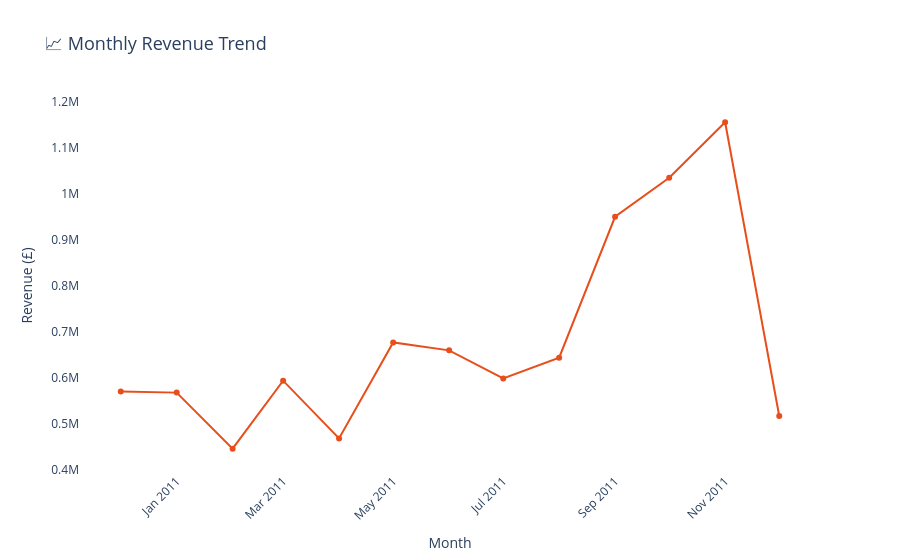

Notebook cell for this chart:
### Code cell
# ============================================================
# CELL 8: Monthly Revenue Trend
# ============================================================

# Group by YearMonth and sum revenue
monthly_revenue = df.groupby('YearMonth')['TotalPrice'].sum().reset_index()
monthly_revenue['YearMonth_str'] = monthly_revenue['YearMonth'].astype(str)

# Plot
fig = px.line(
    monthly_revenue,
    x='YearMonth_str',
    y='TotalPrice',
    title='📈 Monthly Revenue Trend',
    labels={'TotalPrice': 'Revenue (£)', 'YearMonth_str': 'Month'},
    markers=True,
    color_discrete_sequence=['#E84E1B']
)
fig.update_layout(
    title_font_size=18,
    xaxis_tickangle=-45,
    hovermode='x unified',
    plot_bgcolor='white',
    paper_bgcolor='white'
)
fig.show()
print("✅ Monthly revenue trend plotted!")

### Figure 1 — Plotly figure (JSON) as saved in the notebook; plotly's stock layout.template omitted (floating-point values rounded to 4 significant figures)
{"data": [{"hovertemplate": "Month=%{x}<br>Revenue (£)=%{y}<extra></extra>", "legendgroup": "", "line": {"color": "#E84E1B", "dash": "solid"}, "marker": {"symbol": "circle"}, "mode": "lines+markers", "name": "", "orientation": "v", "showlegend": false, "type": "scatter", "x": ["2010-12", "2011-01", "2011-02", "2011-03", "2011-04", "2011-05", "2011-06", "2011-07", "2011-08", "2011-09", "2011-10", "2011-11", "2011-12"], "xaxis": "x", "y": [570400.0, 568100.0, 446100.0, 594100.0, 468400.0, 677400.0, 660000.0, 599000.0, 644100.0, 950700.0, 1036000.0, 1156000.0, 517200.0], "yaxis": "y"}], "layout": {"hovermode": "x unified", "legend": {"tracegroupgap": 0}, "paper_bgcolor": "white", "plot_bgcolor": "white", "title": {"font": {"size": 18}, "text": "📈 Monthly Revenue Trend"}, "xaxis": {"anchor": "y", "domain": [0, 1], "tickangle": -45, "title": {"text": "Month"}}, "yaxis": {"anchor": "x", "domain": [0, 1], "title": {"text": "Revenue (£)"}}}}
